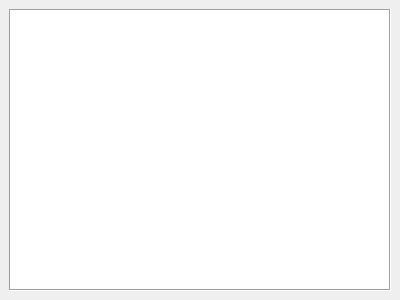
<?xml version="1.0" encoding="UTF-8"?>
<ui version="4.0">
 <class>FileTree</class>
 <widget class="QDockWidget" name="FileTree">
  <property name="geometry">
   <rect>
    <x>0</x>
    <y>0</y>
    <width>400</width>
    <height>300</height>
   </rect>
  </property>
  <property name="windowTitle">
   <string>Project navigator</string>
  </property>
  <widget class="QWidget" name="dockWidgetContents">
   <layout class="QVBoxLayout" name="verticalLayout">
    <item>
     <widget class="QTreeView" name="treeView">
      <property name="contextMenuPolicy">
       <enum>Qt::CustomContextMenu</enum>
      </property>
      <property name="frameShape">
       <enum>QFrame::Box</enum>
      </property>
      <property name="editTriggers">
       <set>QAbstractItemView::EditKeyPressed</set>
      </property>
      <property name="dragEnabled">
       <bool>true</bool>
      </property>
      <property name="dragDropMode">
       <enum>QAbstractItemView::DragDrop</enum>
      </property>
      <property name="defaultDropAction">
       <enum>Qt::MoveAction</enum>
      </property>
      <property name="alternatingRowColors">
       <bool>true</bool>
      </property>
     </widget>
    </item>
   </layout>
  </widget>
  <action name="newFile">
   <property name="icon">
    <iconset resource="../../images/images.qrc">
     <normaloff>:/ProjectEditor/page_add.png</normaloff>:/ProjectEditor/page_add.png</iconset>
   </property>
   <property name="text">
    <string>Create File</string>
   </property>
   <property name="toolTip">
    <string>Create new file</string>
   </property>
  </action>
  <action name="deleteFile">
   <property name="icon">
    <iconset resource="../../images/images.qrc">
     <normaloff>:/ProjectEditor/page_delete.png</normaloff>:/ProjectEditor/page_delete.png</iconset>
   </property>
   <property name="text">
    <string>Delete file</string>
   </property>
  </action>
  <action name="renameFile">
   <property name="icon">
    <iconset resource="../../images/images.qrc">
     <normaloff>:/ProjectEditor/page_edit.png</normaloff>:/ProjectEditor/page_edit.png</iconset>
   </property>
   <property name="text">
    <string>Rename file</string>
   </property>
  </action>
  <action name="changeFilter">
   <property name="checkable">
    <bool>true</bool>
   </property>
   <property name="text">
    <string>File Extension Filter</string>
   </property>
  </action>
 </widget>
 <resources>
  <include location="../../images/images.qrc"/>
 </resources>
 <connections/>
</ui>
